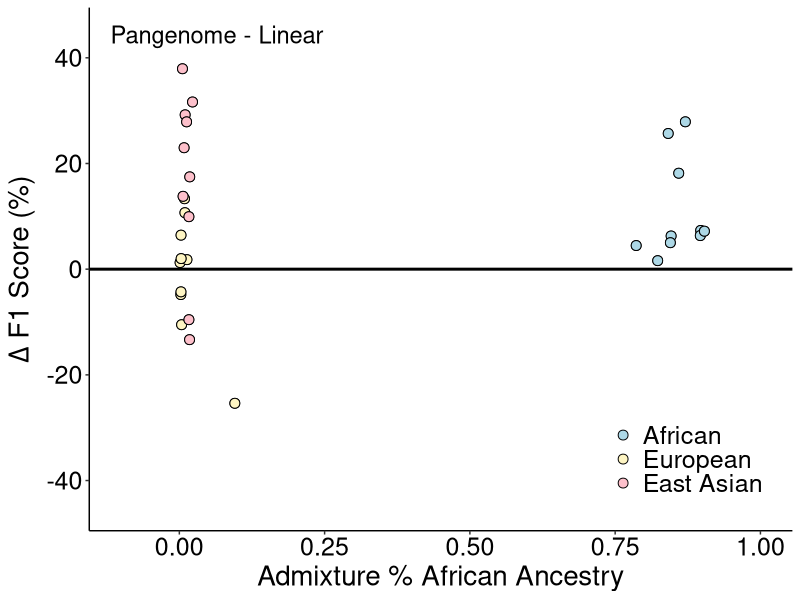

Write the R code that produced this figure. (Note: this script raises an error after producing the figure.)
## ---- chunk 1
rm(list=ls())
gc()
## ---- chunk 2
library(ggplot2)
library(dplyr)
library(patchwork)
library(readxl)

ancestry_colors <- c("#add8e6", "#FEF5C3", "#fdc0cb")
## ---- chunk 3
megatable <- read.csv("../data/pangenome_project_megatable.csv")

strelka <- megatable[c("Donor_ID", "Ancestry", "Reference", "Strelka_Precision", "Strelka_Recall", "Strelka_F1_Score")]
proportion <- megatable[c("Donor_ID", "Ancestry", "AA_Admixture_Proportion", "EA_Admixture_Proportion", "EAA_Admixture_Proportion")]
## ---- chunk 4
colnames(proportion)[colnames(proportion) == "AA_Admixture_Proportion"] <- "AA"
colnames(proportion)[colnames(proportion) == "EA_Admixture_Proportion"] <- "EA"
colnames(proportion)[colnames(proportion) == "EAA_Admixture_Proportion"] <- "EAA"
## ---- chunk 5
rename_col <- function(df) {
  colnames(df)[grepl("_Recall$", colnames(df))] <- "Recall"
  colnames(df)[grepl("_Precision$", colnames(df))] <- "Precision"
  colnames(df)[grepl("_F1_Score$", colnames(df))] <- "F1_Score"
  return(df)
}

as_numeric <- function(df) {
  df <- df[df$Reference %in% c("Pangenome", "Linear"), ]
  df$F1_Score <- as.numeric(df$F1_Score)
  df$Precision <- as.numeric(df$Precision)
  df$Recall <- as.numeric(df$Recall)
  return(df)
}

delta_diff <- function(data) {
  pan <- data[data$Reference == "Pangenome", ]
  lin  <- data[data$Reference == "Linear", ]
  
  merged <- merge(pan, lin, by = "Donor_ID", suffixes = c("_Pangenome", "_Linear"))
  
  result <- data.frame(
    Donor_ID        = merged$Donor_ID,
    Ancestry        = merged$Ancestry_Pangenome,
    Delta_Recall    = merged$Recall_Pangenome - merged$Recall_Linear,
    Delta_Precision = merged$Precision_Pangenome - merged$Precision_Linear,
    Delta_F1_Score  = merged$F1_Score_Pangenome - merged$F1_Score_Linear
  )
  
  return(result)
}
## ---- chunk 6
strelka <- rename_col(strelka)
strelka <- as_numeric(strelka)
delta_strelka <- delta_diff(strelka)

delta_strelka <- merge(delta_strelka, 
                       proportion[, c("Donor_ID", 
                                      "AA", 
                                      "EA", 
                                      "EAA")],
                       by = "Donor_ID", all.x = TRUE)
## ---- chunk 7
scatterplot <- function(x_var, x_lab, legend) {
  x_var <- rlang::ensym(x_var)
  output <- ggplot(delta_strelka, aes(!!x_var, Delta_F1_Score, fill=Ancestry)) + 
    geom_point(
      size = 3, 
      alpha = 1,
      shape = 21,
      color = "black") +
    geom_hline(
      yintercept = 0, 
      linetype = "solid", 
      color = "black", 
      size = 1) +
    labs(
      x = x_lab, 
      y = expression(paste(Delta, " F1 Score (%)"))) +
    scale_y_continuous(
      limits = c(-45, 45),
      breaks = seq(-100, 100, 20)) +
    scale_x_continuous(
      limits = c(-0.1, 1)) +
    scale_fill_manual(
      values = ancestry_colors,
      name = element_blank(),
      labels = c(
        "AA_Patients" = "African",
        "EA_Patients" = "European",
        "EAA_Patients" = "East Asian")) +
    theme(
      legend.position = legend,
      legend.position.inside = c(0.85, 0.15),
      legend.background = element_rect(fill = NA, color = NA),
      legend.title = element_text(size = 18),
      legend.text = element_text(size = 18),
      panel.background = element_rect(fill = "white"),
      # panel.grid.major.y = element_line(color = "#F0F0F0"),
      # panel.grid.minor.y = element_line(color = "#F0F0F0"),
      plot.title = element_text(hjust = 0.5, size = 18),
      axis.text.x = element_text(size = 18, color = "black"),
      axis.text.y = element_text(size = 18, color = "black"),
      axis.title.y = element_text(size = 20), 
      axis.title.x = element_text(size = 20), 
      panel.border = element_blank(),
      axis.line.x.bottom = element_line(color = "black"),
      axis.line.y.left   = element_line(color = "black")
    ) +
    annotate(
      "text",
      x = -Inf, y = Inf,
      label = "Pangenome - Linear",
      size = 6,
      color = "black",
      hjust = -0.1,
      vjust = 2
    )
  
  return(output)
}
## ---- chunk 8
AA_output <- scatterplot(AA, "Admixture % African Ancestry", "inside")
AA_output
ggsave("./plot/supp4_delta_f1_by_african_ancestry_scatterplot.pdf", AA_output, width = 6, height = 6, dpi = 300)
## ---- chunk 9
EA_output <- scatterplot(EA, "Admixture % European Ancestry", "none")
EA_output
ggsave("./plot/supp4_delta_f1_by_european_ancestry_scatterplot.pdf", EA_output, width = 6, height = 6, dpi = 300)
## ---- chunk 10
EAA_output <- scatterplot(EAA, "Admixture % East Asian Ancestry", "none")
EAA_output
ggsave("./plot/supp4_delta_f1_by_ease_asian_ancestry_scatterplot.pdf", EAA_output, width = 6, height = 6, dpi = 300)
